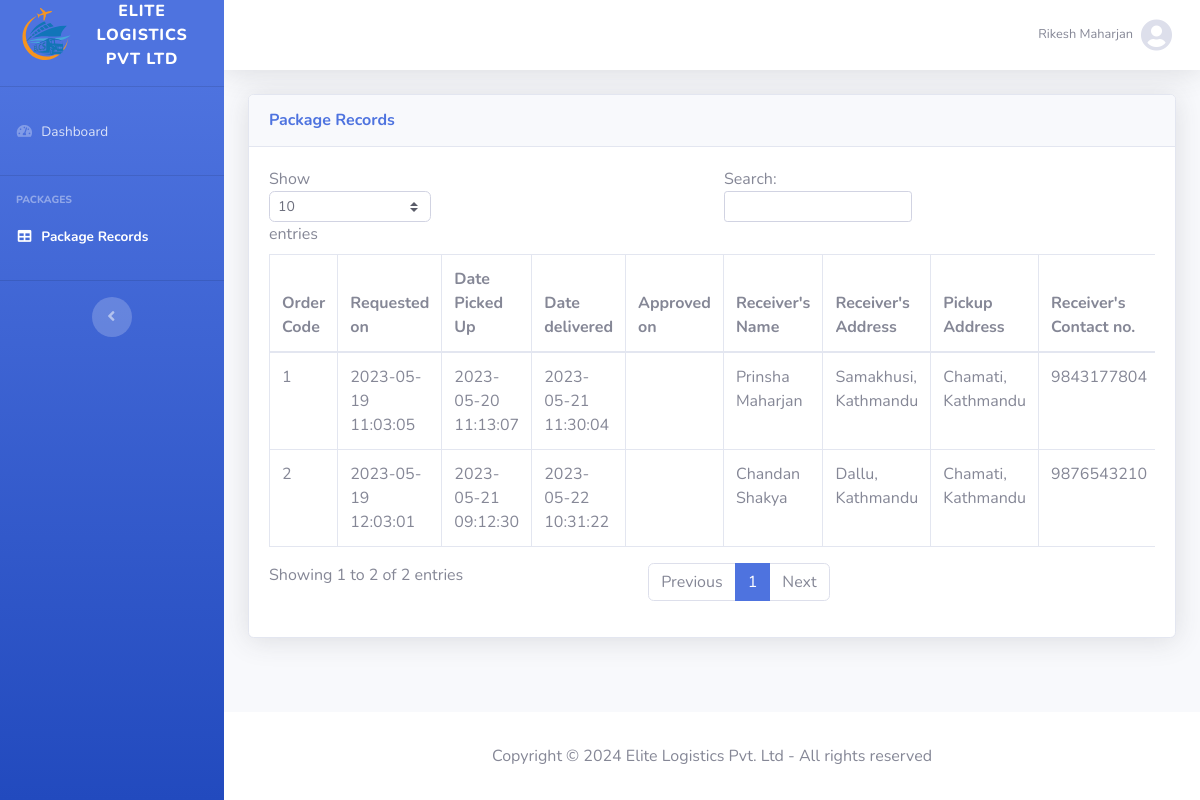
/user_package_records.php (signed in), run on an earlier commit of the app's database.
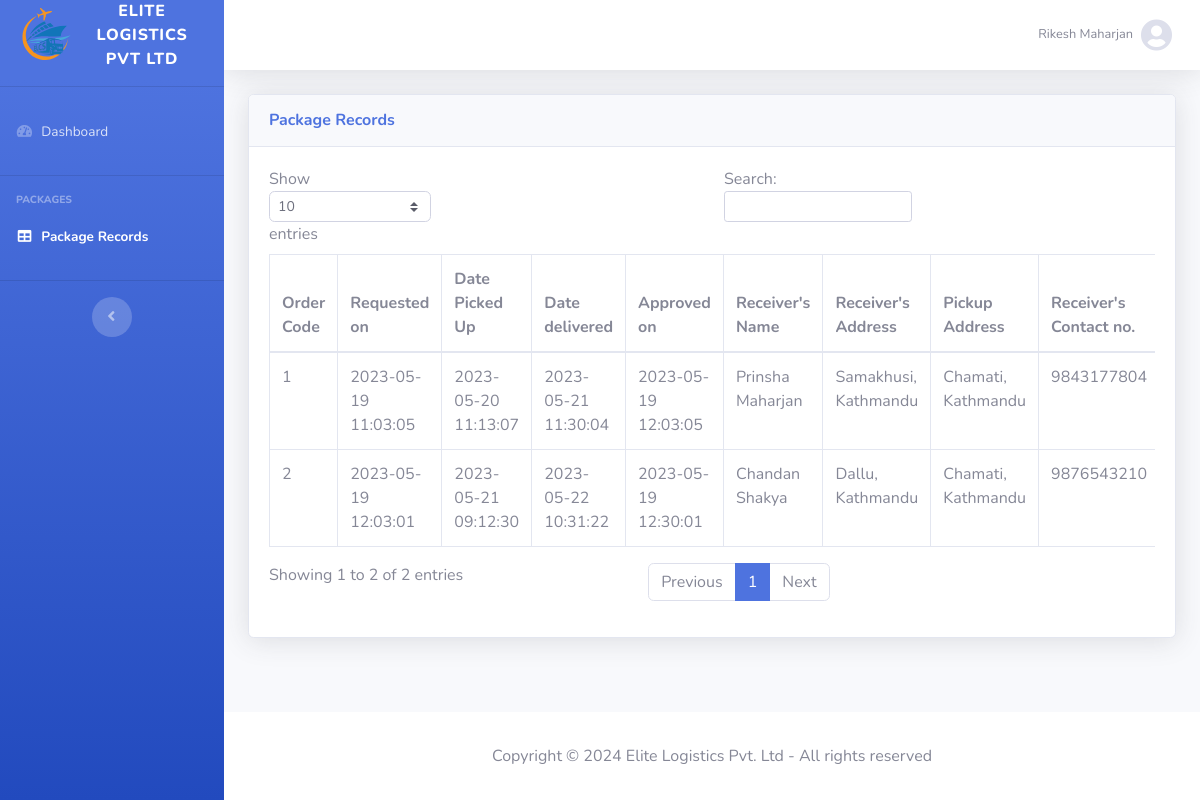
And on a later commit of the database.
### tables this page shows
CREATE TABLE account_details (
  account_id INT PRIMARY KEY AUTO_INCREMENT,
  name VARCHAR(100) NOT NULL,
  email VARCHAR(100) NOT NULL,
  password VARCHAR(320) NOT NULL,
  phone_no VARCHAR(20) NOT NULL,
  type_id INT,
  created_on DATETIME NOT NULL,
  default_location VARCHAR(255) NOT NULL,
  INDEX idx_name (name),
  FOREIGN KEY (type_id) REFERENCES account_type (type_id) ON DELETE CASCADE
);

CREATE TABLE package_details (
  order_code INT PRIMARY KEY AUTO_INCREMENT,
  account_id INT,
  receiver_id INT,
  delivery_rider_id INT,
  date_received DATETIME,
  date_delivered DATETIME,
  delivery_status_id INT,
  description VARCHAR(255),
  remarks VARCHAR(255),
  created_on DATETIME NOT NULL,
  date_assigned DATETIME,
  INDEX idx_account_id (account_id),
  INDEX idx_receiver_id (receiver_id),
  INDEX idx_delivery_rider_id (delivery_rider_id),
  INDEX idx_delivery_status_id (delivery_status_id),
  FOREIGN KEY (account_id) REFERENCES account_details (account_id) ON DELETE CASCADE,
  FOREIGN KEY (receiver_id) REFERENCES receiver_details (receiver_id) ON DELETE CASCADE,
  FOREIGN KEY (delivery_rider_id) REFERENCES account_details (account_id) ON DELETE CASCADE,
  FOREIGN KEY (delivery_status_id) REFERENCES delivery_status (status_id) ON DELETE CASCADE
);

CREATE TABLE receiver_details (
  receiver_id INT PRIMARY KEY AUTO_INCREMENT,
  name VARCHAR(100) NOT NULL,
  phone_no VARCHAR(20) NOT NULL,
  INDEX idx_name (name)
);

CREATE TABLE address_details (
  address_id INT PRIMARY KEY AUTO_INCREMENT,
  order_code INT,
  address_type_id INT,
  address VARCHAR(255) NOT NULL,
  INDEX idx_order_code (order_code),
  INDEX idx_address_type_id (address_type_id),
  FOREIGN KEY (order_code) REFERENCES package_details (order_code) ON DELETE CASCADE,
  FOREIGN KEY (address_type_id) REFERENCES address_type (address_type_id) ON DELETE CASCADE
);

### user_package_records.php (called while the page is built, shortened)
<?php
$cssFiles = ['dashboard.css'];
include 'php/connection.php';
include 'php/page_header.php';
include 'php/dashboard_check.php';
include 'php/dashboard_main.php';
include 'php/page_footer.php';
?>

### php/dashboard_check.php (called while the page is built, shortened)
<?php
$accountId = $_SESSION['account_id'];
$stmt = $pdo->prepare("SELECT type_id,name,email,phone_no,default_location FROM account_details WHERE account_id = :accountId");
$stmt->bindParam(':accountId', $accountId);
$stmt->execute();
$user = $stmt->fetch(PDO::FETCH_ASSOC);
$userType = $user['type_id'];
?>

### php/user_package_records_content.php (the view, shortened to what this page needs)
<div class="card shadow mb-4">
  <div class="card-header py-3">
    <h6 class="m-0 font-weight-bold text-primary">Package Records</h6>
  </div>
  <div class="card-body">
    <div class="table-responsive">
      <table class="table table-bordered" id="dataTable" width="100%" cellspacing="0">
        <thead>
          <tr>
            <th>Order Code</th>
            <th>Requested on</th>
            <th>Date Picked Up</th>
            <th>Date delivered</th>
            <th>Approved on</th>
            <th>Receiver's Name</th>
            <th>Receiver's Address</th>
            <th>Pickup Address</th>
            <th>Receiver's Contact no.</th>
          </tr>
        </thead>
        <tbody>
          <?php
          $sql = "SELECT
                    pd.created_on,
                    pd.date_received,
                    pd.date_delivered,
                    pd.order_code,
                    pd.date_assigned,
                    rd.name AS receiver_name,
                    ad.address AS receiver_address,
                    ad2.address AS pickup_address,
                    rd.phone_no AS receiver_phone,
                    pd.description,
                    ds.status_name AS delivery_status,
                    pd.remarks,
                    (SELECT ad.name FROM account_details ad WHERE pd.delivery_rider_id = ad.account_id) AS delivery_rider_name,
                    (SELECT ad.phone_no FROM account_details ad WHERE pd.delivery_rider_id = ad.account_id) AS delivery_rider_phone
                  FROM
                    package_details pd
                  JOIN
                    account_details ad1 ON pd.account_id = ad1.account_id
                  JOIN
                    receiver_details rd ON pd.receiver_id = rd.receiver_id
                  JOIN
                    address_details ad ON pd.order_code = ad.order_code AND ad.address_type_id = 2
                  JOIN
                    address_details ad2 ON pd.order_code = ad2.order_code AND ad2.address_type_id = 1
                  JOIN
                    delivery_status ds ON pd.delivery_status_id = ds.status_id
                    WHERE pd.account_id = :account_id";
          $stmt = $pdo->prepare($sql);
          $stmt->bindParam(':account_id', $_SESSION['account_id'], PDO::PARAM_INT);
          $stmt->execute();
          $packageData = $stmt->fetchAll(PDO::FETCH_ASSOC);
          foreach ($packageData as $package) {
            echo '<tr>';
            echo '<td>' . $package['order_code'] . '</td>';
            echo '<td>' . $package['created_on'] . '</td>';
            echo '<td>' . $package['date_received'] . '</td>';
            echo '<td>' . $package['date_delivered'] . '</td>';
            echo '<td>' . $package['date_assigned'] . '</td>';
            echo '<td>' . $package['receiver_name'] . '</td>';
            echo '<td>' . $package['receiver_address'] . '</td>';
            echo '<td>' . $package['pickup_address'] . '</td>';
            echo '<td>' . $package['receiver_phone'] . '</td>';
            echo '</tr>';
          }
          ?>
        </tbody>
      </table>
    </div>
  </div>
</div>

### php/page_header.php (shortened to what this page needs)
<!DOCTYPE html>
<html lang="en">
<head>
    <?php if (isset($cssFiles) && is_array($cssFiles)): ?>
        <?php foreach ($cssFiles as $cssFile): ?>
            <link rel="stylesheet" href="styles/<?php echo $cssFile; ?>">
        <?php endforeach; ?>
    <?php endif; ?>
    <link href="vendor/fontawesome-free/css/all.min.css" rel="stylesheet" type="text/css">

### php/dashboard_main.php (shortened to what this page needs)
<?php
$currentPage = basename($_SERVER['PHP_SELF'], ".php");
?>
</head>
<body id="page-top">
    <div id="wrapper">
        <ul class="navbar-nav bg-gradient-primary sidebar sidebar-dark accordion" id="accordionSidebar">
            <li>
                <a class="sidebar-brand d-flex align-items-center justify-content-center" href="index.php">
                    <div class="sidebar-brand-icon">
                        <img src="images/logo.svg" alt="Logo" width="60vw">
                    </div>
                    <div class="sidebar-brand-text mx-3">Elite Logistics Pvt Ltd</div>
                </a>
            </li>
            <li class="sidebar-divider my-0">
                <hr>
            </li>
            <li class="nav-item <?php echo ($currentPage === 'dashboard') ? 'active' : ''; ?>">
                <a class="nav-link" href="dashboard.php">
                    <i class="fas fa-fw fa-tachometer-alt"></i>
                    <span>Dashboard</span>
                </a>
            </li>
            <li class="sidebar-divider">
                <hr>
            </li>
            <?php if ($userType != 3) : ?>
                <li class="sidebar-heading">
                    Packages
                </li>
                <?php if ($userType == 1) : ?>
                    <li class="nav-item <?php echo ($currentPage === 'user_package_records') ? 'active' : ''; ?>">
                        <a class="nav-link" href="user_package_records.php">
                            <i class="fas fa-fw fa-table"></i>
                            <span>Package Records</span>
                        </a>
                    </li>
                <?php endif; ?>
            <?php endif; ?>
            <li class="sidebar-divider d-none d-md-block">
                <hr>
            </li>
            <li class="text-center d-none d-md-inline">
                <button class="rounded-circle border-0" id="sidebarToggle" title="Toggle Sidebar">
                </button>
            </li>
        </ul>
        <div id="content-wrapper" class="d-flex flex-column">
            <div id="content">
                <nav class="navbar navbar-expand navbar-light bg-white topbar mb-4 static-top shadow">
                    <ul class="navbar-nav ml-auto">
                        <li class="nav-item dropdown no-arrow">
                            <a class="nav-link dropdown-toggle" href="#" id="userDropdown" role="button" data-toggle="dropdown" aria-haspopup="true" aria-expanded="false">
                                <span class="mr-2 d-none d-lg-inline text-gray-600 small">
                                    <?php echo $user['name']; ?>
                                </span>
                                <i class="fas fa-user-circle fa-2x text-gray-300"></i>
                            </a>
                        </li>
                    </ul>
                </nav>
                <div class="container-fluid">
                    <?php
                    if ($currentPage === 'user_package_records') :
                        include 'user_package_records_content.php';
                    endif;
                    ?>
                </div>
            </div>
            <footer class="sticky-footer bg-white">
                <div class="container my-auto">
                    <div class="text-center my-auto">
                        <span>Copyright &copy;
                            <?php echo date('Y'); ?> Elite Logistics Pvt. Ltd - All rights reserved
                        </span>
                    </div>
                </div>
            </footer>
        </div>
    </div>

### php/page_footer.php (shortened to what this page needs)
</body>
</html>

What changed in the data, as far as the page shows it:
changed package_details "Prinsha Maharjan": date_assigned (not shown) → "2023-05-19 12:03:05"
changed package_details "Chandan Shakya": date_assigned (not shown) → "2023-05-19 12:30:01"
